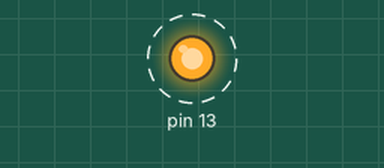
The sketch below on a simulated Arduino Uno, built with avr-gcc and run on an emulated ATmega328P. Parts: output pins drawn as LEDs (lit = HIGH). Dashed ring = blinking.

Above: at 0.5 s.
Timing chart, 0 to 4.6 s (numbered marks = the images above):
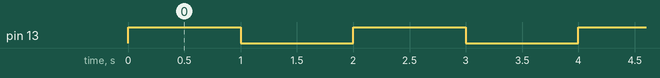

Measured:
- by itself, pin 13: alternates HIGH for 1.0 s and LOW for 1.0 s

The sketch:

funtion_led_delay.ino
```cpp
void setup() {
pinMode(13, OUTPUT);
}

void loop() {

myblinkfunction(1000);
}
void myblinkfunction(int delaytime)
{
  digitalWrite(13,HIGH);
  delay(delaytime);
  digitalWrite(13,LOW);
  delay(delaytime);
  }
```
